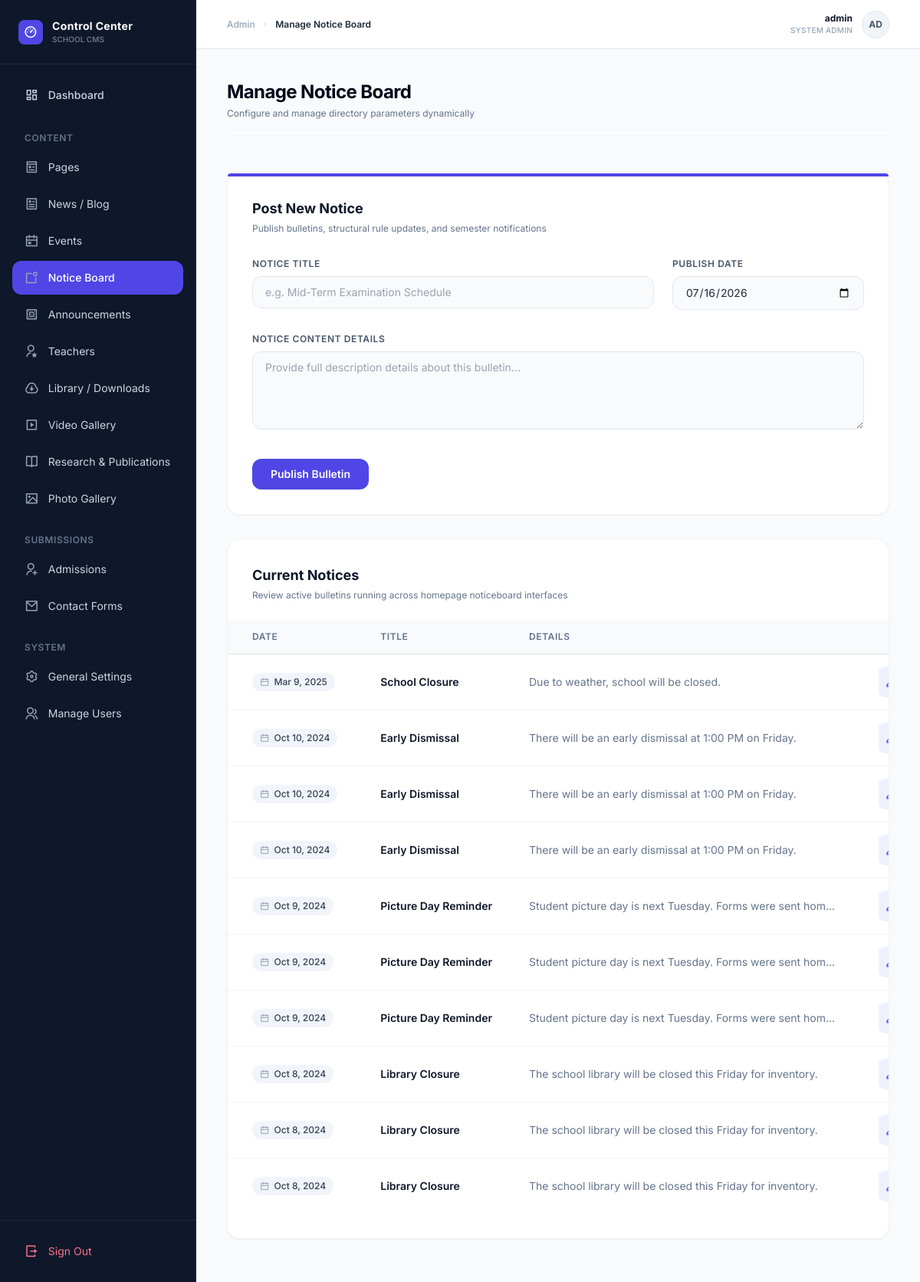
/admin/manage_notices.php (signed in), run on the app's committed database.
### tables this page shows
CREATE TABLE `notices` (
  `id` int(11) NOT NULL,
  `title` varchar(255) NOT NULL,
  `content` text NOT NULL,
  `post_date` date NOT NULL
);

### admin/manage_notices.php (the view, shortened to what this page needs)
<?php
include '../includes/admin_header.php';
$edit_notice = null;
$notices_result = $conn->query("SELECT * FROM notices ORDER BY post_date DESC");
?>
<div class="max-w-6xl mx-auto space-y-8 py-4">
    <div class="bg-white rounded-2xl border border-slate-100 shadow-sm p-6 lg:p-8 relative">
        <div class="absolute top-0 left-0 right-0 h-1 bg-indigo-600 rounded-t-2xl"></div>
        <div class="mb-6">
            <h3 class="text-lg font-bold text-slate-900"><?= $edit_notice ? 'Edit Active Notice' : 'Post New Notice' ?></h3>
            <p class="text-xs text-slate-500 mt-1">Publish bulletins, structural rule updates, and semester notifications</p>
        </div>
        <form action="manage_notices.php" method="POST" class="space-y-6">
            <div class="grid grid-cols-1 md:grid-cols-3 gap-6">
                <div class="md:col-span-2 space-y-1.5">
                    <label for="title" class="text-xs font-semibold text-slate-600 uppercase tracking-wider">Notice Title</label>
                    <input
                        type="text"
                        name="title"
                        id="title"
                        value="<?= htmlspecialchars($edit_notice['title'] ?? '') ?>"
                        placeholder="e.g. Mid-Term Examination Schedule"
                        class="w-full px-4 py-2.5 bg-slate-50 border border-slate-200 rounded-xl focus:outline-none focus:ring-2 focus:ring-indigo-500/20 focus:border-indigo-500 focus:bg-white text-sm transition"
                        required
                    >
                </div>
                <div class="space-y-1.5">
                    <label for="post_date" class="text-xs font-semibold text-slate-600 uppercase tracking-wider">Publish Date</label>
                    <input
                        type="date"
                        name="post_date"
                        id="post_date"
                        value="<?= htmlspecialchars($edit_notice['post_date'] ?? date('Y-m-d')) ?>"
                        class="w-full px-4 py-2.5 bg-slate-50 border border-slate-200 rounded-xl focus:outline-none focus:ring-2 focus:ring-indigo-500/20 focus:border-indigo-500 focus:bg-white text-sm transition"
                        required
                    >
                </div>
            </div>
            <div class="space-y-1.5">
                <label for="content" class="text-xs font-semibold text-slate-600 uppercase tracking-wider">Notice Content Details</label>
                <textarea
                    name="content"
                    id="content"
                    rows="4"
                    placeholder="Provide full description details about this bulletin..."
                    class="w-full px-4 py-2.5 bg-slate-50 border border-slate-200 rounded-xl focus:outline-none focus:ring-2 focus:ring-indigo-500/20 focus:border-indigo-500 focus:bg-white text-sm transition"
                    required
                ><?= htmlspecialchars($edit_notice['content'] ?? '') ?></textarea>
            </div>
            <div class="flex items-center gap-2 pt-2">
                <button
                    type="submit"
                    class="bg-indigo-600 hover:bg-indigo-700 text-white text-sm font-semibold py-2.5 px-6 rounded-xl transition shadow-sm active:scale-[0.98]"
                >
                    <?= $edit_notice ? 'Update Notice Bulletin' : 'Publish Bulletin' ?>
                </button>
            </div>
        </form>
    </div>
    <div class="bg-white rounded-2xl border border-slate-100 shadow-sm p-6 lg:p-8 overflow-hidden">
        <div class="mb-6">
            <h3 class="text-lg font-bold text-slate-900">Current Notices</h3>
            <p class="text-xs text-slate-500 mt-1">Review active bulletins running across homepage noticeboard interfaces</p>
        </div>
        <div class="overflow-x-auto -mx-6 lg:-mx-8">
            <table class="min-w-full divide-y divide-slate-150">
                <thead class="bg-slate-50">
                    <tr>
                        <th class="px-6 lg:px-8 py-3.5 text-left text-xs font-semibold text-slate-500 uppercase tracking-wider">Date</th>
                        <th class="px-6 py-3.5 text-left text-xs font-semibold text-slate-500 uppercase tracking-wider">Title</th>
                        <th class="px-6 py-3.5 text-left text-xs font-semibold text-slate-500 uppercase tracking-wider">Details</th>
                        <th class="px-6 lg:px-8 py-3.5 text-right text-xs font-semibold text-slate-500 uppercase tracking-wider">Actions</th>
                    </tr>
                </thead>
                <tbody class="bg-white divide-y divide-slate-100">
                    <?php if ($notices_result && $notices_result->num_rows > 0): ?>
                        <?php while ($notice = $notices_result->fetch_assoc()): ?>
                        <tr class="hover:bg-slate-50/40 transition">
                            <td class="px-6 lg:px-8 py-4 whitespace-nowrap text-sm text-slate-500">
                                <span class="inline-flex items-center gap-1.5 px-2.5 py-1 rounded-full text-xs font-medium bg-slate-100 text-slate-700">
                                    <i class="ri-calendar-line text-slate-400"></i>
                                    <?= date('M j, Y', strtotime($notice['post_date'])) ?>
                                </span>
                            </td>
                            <td class="px-6 py-4 whitespace-nowrap text-sm font-semibold text-slate-900 max-w-xs truncate" title="<?= htmlspecialchars($notice['title']) ?>">
                                <?= htmlspecialchars($notice['title']) ?>
                            </td>
                            <td class="px-6 py-4 text-sm text-slate-500 max-w-md truncate" title="<?= htmlspecialchars($notice['content']) ?>">
                                <?= htmlspecialchars($notice['content']) ?>
                            </td>
                            <td class="px-6 lg:px-8 py-4 whitespace-nowrap text-right text-sm font-medium">
                                <div class="flex items-center justify-end gap-3">
                                    <a
                                        href="manage_notices.php?edit=<?= $notice['id'] ?>"
                                        class="p-2 bg-indigo-50 hover:bg-indigo-100 text-indigo-600 rounded-lg transition inline-flex items-center justify-center"
                                        title="Edit Notice"
                                    >
                                        <i class="ri-pencil-line text-base"></i>
                                    </a>
                                </div>
                            </td>
                        </tr>
                        <?php endwhile; ?>
                    <?php endif; ?>
                </tbody>
            </table>
        </div>
    </div>
</div>
<?php include '../includes/admin_footer.php'; ?>

### includes/admin_header.php (style rules this page uses)
body { font-family: 'Inter', sans-serif; }

### data on the page
notices: post_date "Mar 9, 2025", title "School Closure", content "Due to weather, school will be closed."
notices: post_date "Oct 10, 2024", title "Early Dismissal", content "There will be an early dismissal at 1:00 PM on Friday."
notices: post_date "Oct 10, 2024", title "Early Dismissal", content "There will be an early dismissal at 1:00 PM on Friday."
notices: post_date "Oct 10, 2024", title "Early Dismissal", content "There will be an early dismissal at 1:00 PM on Friday."
notices: post_date "Oct 9, 2024", title "Picture Day Reminder", content "Student picture day is next Tuesday. Forms were sent hom…"
notices: post_date "Oct 9, 2024", title "Picture Day Reminder", content "Student picture day is next Tuesday. Forms were sent hom…"
notices: post_date "Oct 9, 2024", title "Picture Day Reminder", content "Student picture day is next Tuesday. Forms were sent hom…"
notices: post_date "Oct 8, 2024", title "Library Closure", content "The school library will be closed this Friday for inventory."
notices: post_date "Oct 8, 2024", title "Library Closure", content "The school library will be closed this Friday for inventory."
notices: post_date "Oct 8, 2024", title "Library Closure", content "The school library will be closed this Friday for inventory."

### other printed values
$page_title "Manage Notice Board"
$_SESSION["admin_username"] "admin"
substr(htmlspecialchars($_SESSION["admin_username"] ?? 'Ad'), 0, 2) "AD"
